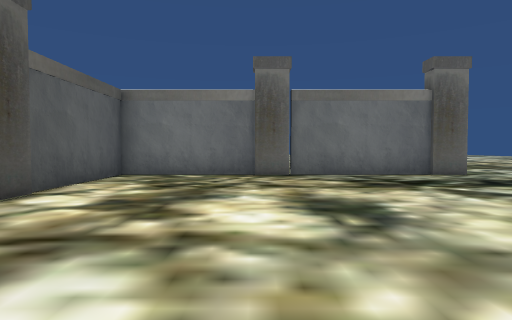
view 1 (above)

14 first-person views from a walk through a 3-D level made in the Unity game engine. The camera is 1.5 m above the floor, tilts 2° down and sees 75° across. The floor is counted in squares, 2 m on a side. Each view is taken from the middle of a square. On the plan, view 1 faces up. The plan holds only what a view shows up to about 11 squares ahead; the rest is blank. The place goes on beyond the plan.

view 2
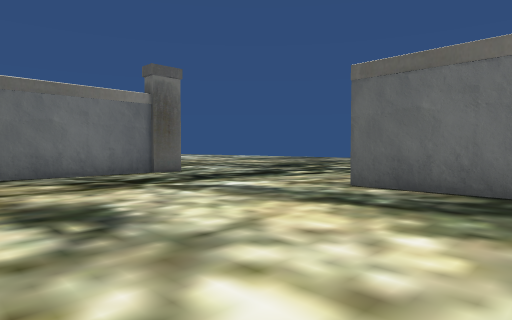

view 3
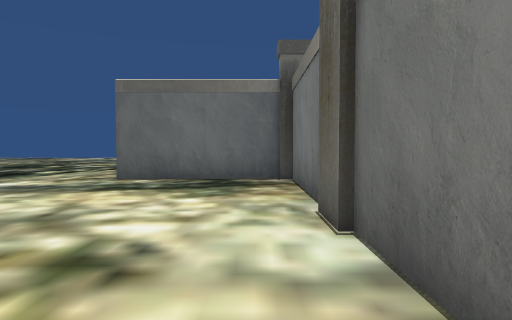

view 4
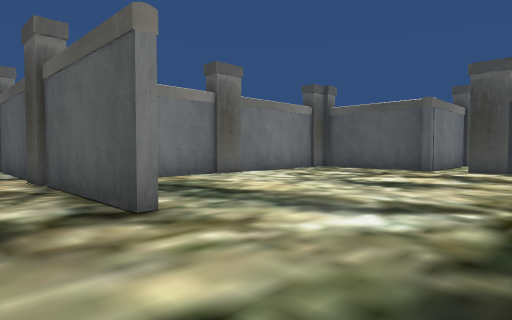

view 5
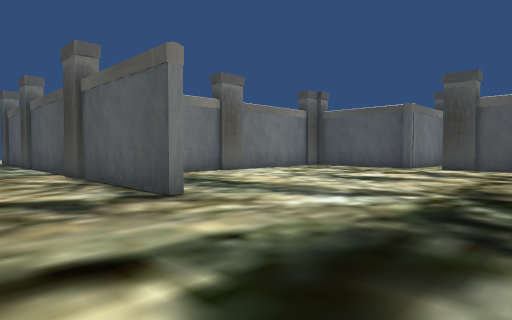

view 6
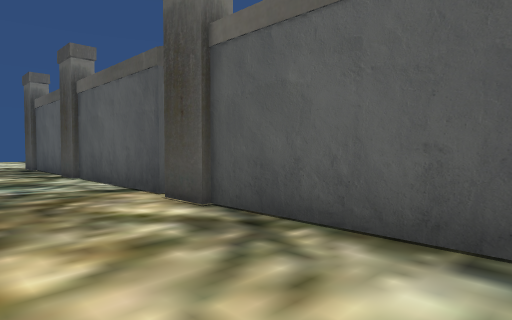

view 7
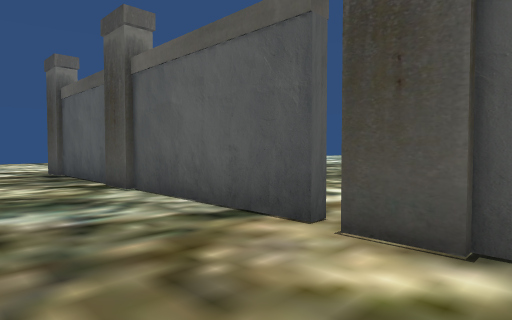

view 8
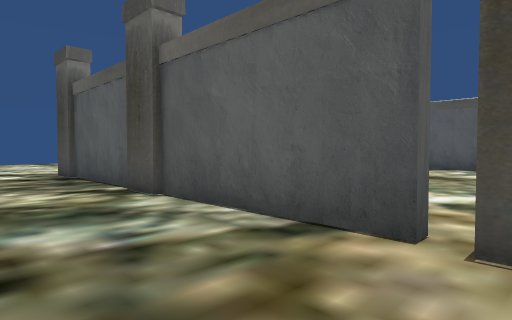

view 9
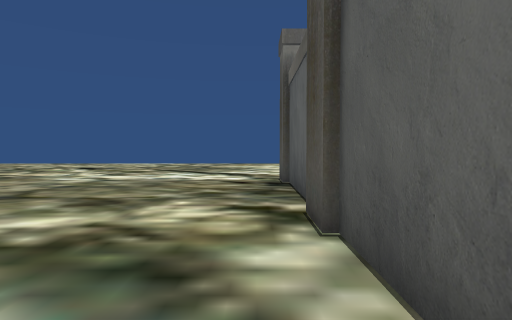

view 10
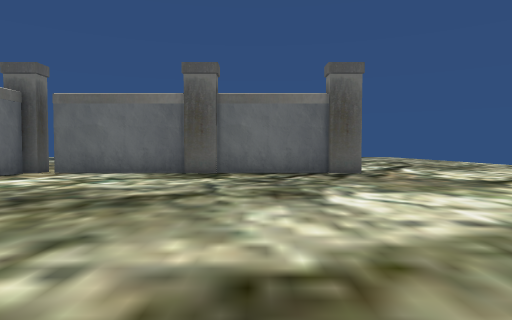

view 11
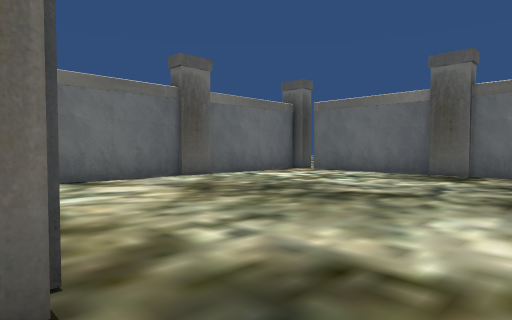

view 12
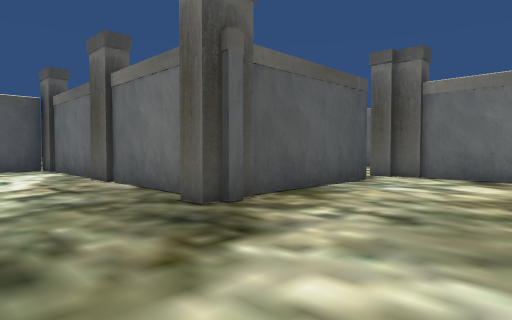

view 13
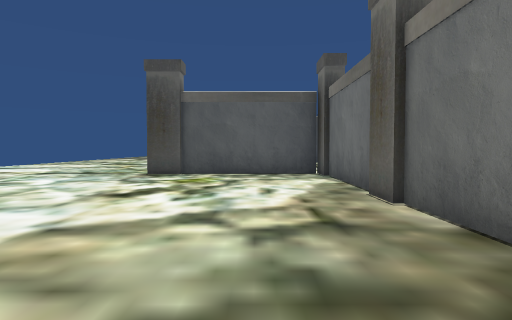

view 14
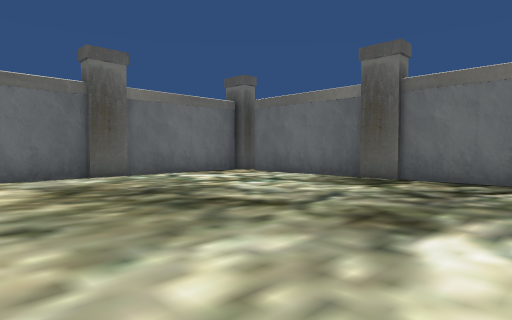

### Floor plan
Points are (right, up) in squares from view 1. A wall is a line through its corners. A room is listed if a view was taken in it or the views show most of it. See-through windows are left out.
Room 1 (views 1, 2, 3, 4, 5, 6, 7, 8, 9)
walls: (6.3, 3.4) (6.3, -0.5); (6, -0.5) (6, 3.4); (6.3, -1.9) (6.3, -5.5); (-1, -0.9) (5.4, -0.9); (5, 9.4) (-3.8, 9.4) (-3.8, 5.5); (-4, 3.4) (-3.5, 3.4); (6.3, -7.1) (6.3, -9.5)
ways out: gap at (6, -2) to room 2; opening at (-4, 4.5); opening at (8, 9.7)
objects: pillar (-4, 5); pillar (6, -1)
Room 2 (views 10, 11, 12, 13, 14)
walls: (-4.6, -7) (-11.4, -7); (-3.8, -2.4) (-3.8, -6.4); (6, -9.5) (6, -1.9); (5.5, -1.1) (-2.5, -1.1); (-12.7, -7.1) (-12.7, -10.5)
ways out: gap at (6, -2) to room 1; opening at (-4, -1.5)
objects: pillar (-12, -7); pillar (-8, -7); pillar (-4, -7); pillar (-4, -1); pillar (-3, -1); pillar (1, -1); pillar (6, -10); pillar (6, -6)

Where each view was taken, in squares from view 1:
view 1: 0 up, 0 right, facing up
view 2: 0 up, 0 right, facing up-right
view 3: 0 up, 2 left, facing right
view 4: 7 up, 8 right, facing down-left
view 5: 8 up, 9 right, facing down-left
view 6: 3 up, 9 right, facing down-left
view 7: 0 up, 9 right, facing down-left
view 8: 1 down, 9 right, facing down-left
view 9: 3 down, 7 right, facing down
view 10: 8 down, 4 left, facing right
view 11: 9 down, 4 left, facing up-right
view 12: 10 down, 0 right, facing up-left
view 13: 9 down, 3 left, facing left
view 14: 10 down, 2 left, facing up-right
